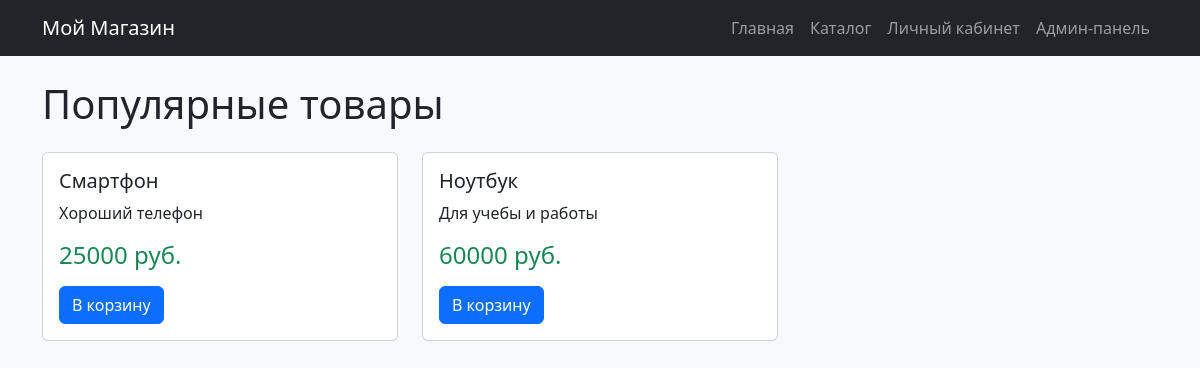
Before: / with the older database file.
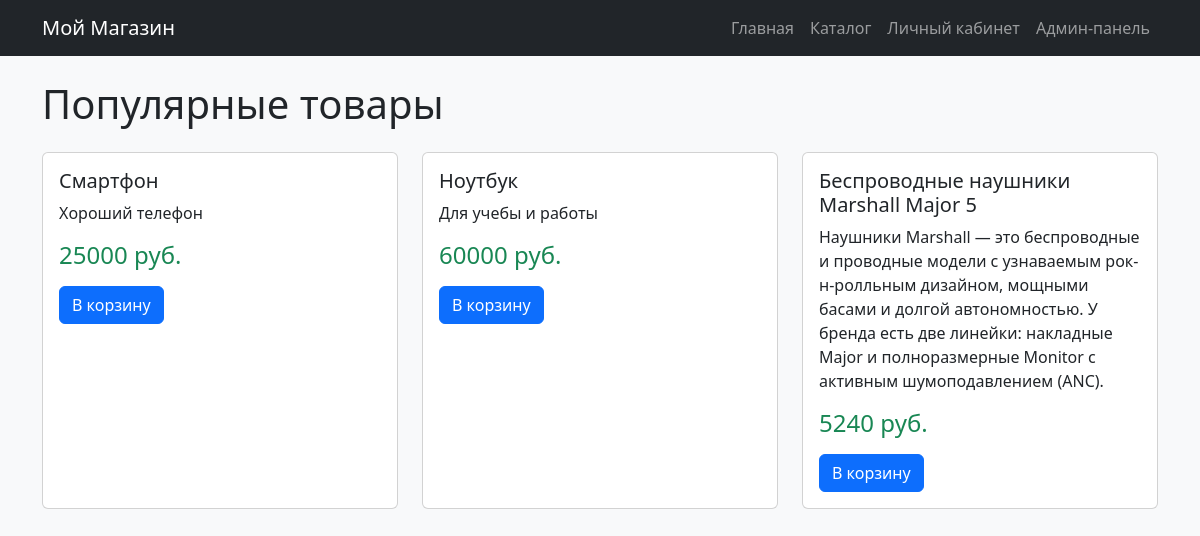
After: the same page with the newer database file.
### app.py (models this page shows)
class Product(db.Model):
    id = db.Column(db.Integer, primary_key=True)
    name = db.Column(db.String(100), nullable=False)
    price = db.Column(db.Integer, nullable=False)
    description = db.Column(db.Text, nullable=True)

### app.py (the view)
@app.route('/')
def home():
    products = Product.query.all()
    return render_template('index.html', products=products)

### templates/index.html (shortened to what this page needs)
<!DOCTYPE html>
<html lang="ru">
<head>
    <link href="https://cdn.jsdelivr.net/npm/bootstrap@5.3.0/dist/css/bootstrap.min.css" rel="stylesheet">
</head>
<body class="bg-light">
    <nav class="navbar navbar-expand-lg navbar-dark bg-dark">
        <div class="container">
            <a class="navbar-brand" href="/">Мой Магазин</a>
            <div class="navbar-nav">
                <a class="nav-link" href="/">Главная</a>
                <a class="nav-link" href="/catalog">Каталог</a>
                <a class="nav-link" href="/profile">Личный кабинет</a>
                <a class="nav-link" href="/admin">Админ-панель</a>
            </div>
        </div>
    </nav>
    <div class="container mt-4">
        <h1 class="mb-4">Популярные товары</h1>
        <div class="row">
            {% for product in products %}
            <div class="col-md-4 mb-4">
                <div class="card h-100">
                    <div class="card-body">
                        <h5 class="card-title">{{ product.name }}</h5>
                        <p class="card-text">{{ product.description }}</p>
                        <h4 class="text-success">{{ product.price }} руб.</h4>
                        <a href="/add_to_cart/{{ product.id }}" class="btn btn-primary mt-2">В корзину</a>
                    </div>
                </div>
            </div>
            {% else %}
            <div class="col-12">
                <p>Товаров пока нет.</p>
            </div>
            {% endfor %}
        </div>
    </div>
</body>
</html>

Changed rows visible on the page:
added Product: name "Беспроводные наушники Marshall Major 5", description "Наушники Marshall — это беспроводные и проводные модели с узнаваемым рок-н-ролльным дизайном, мощными басами и долгой автономностью. У бренда есть две линейки: накладные Major и полноразмерные Monitor с активным шумоподавлением (ANC).", price "5240"
